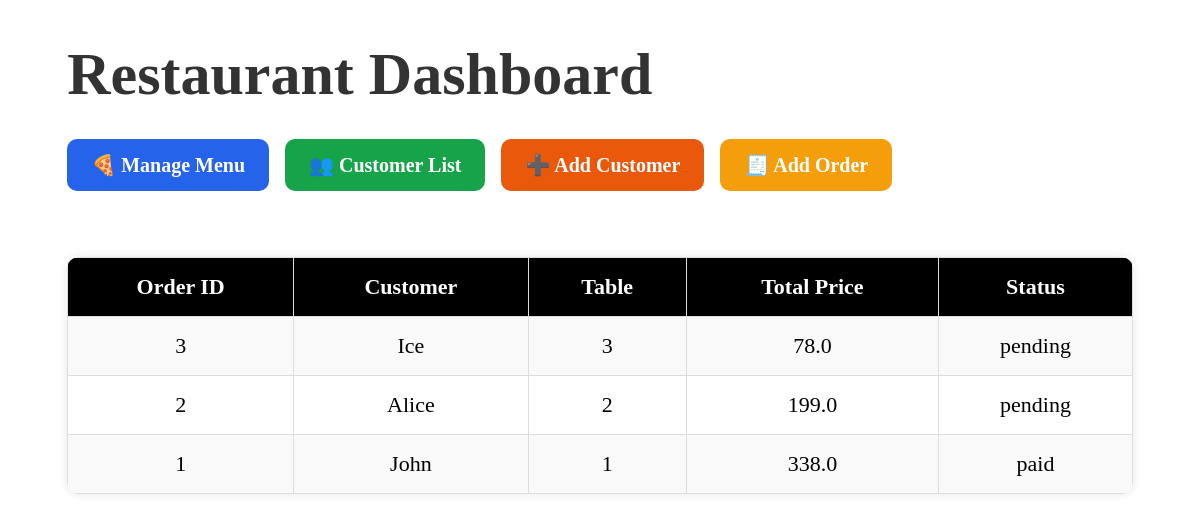
The page / on the database its author committed.
### tables this page shows
CREATE TABLE orders (
    order_id INTEGER PRIMARY KEY AUTOINCREMENT,
    customer_id INTEGER,
    employee_id INTEGER,
    table_id INTEGER,
    total_price REAL,
    status TEXT,

    FOREIGN KEY(customer_id)
        REFERENCES customers(customer_id),

    FOREIGN KEY(employee_id)
        REFERENCES employees(employee_id),

    FOREIGN KEY(table_id)
        REFERENCES restaurant_tables(table_id)
);

CREATE TABLE customers (
    customer_id INTEGER PRIMARY KEY AUTOINCREMENT,
    name TEXT NOT NULL,
    phone TEXT,
    email TEXT
);

CREATE TABLE restaurant_tables (
    table_id INTEGER PRIMARY KEY AUTOINCREMENT,
    table_number INTEGER NOT NULL,
    capacity INTEGER NOT NULL,
    status TEXT NOT NULL
);

### app.py (the view)
@app.route('/')
def index():
    conn = get_db_connection()
    orders = conn.execute("""

        SELECT
            o.order_id,
            c.name AS customer_name,
            rt.table_number,
            o.total_price,
            o.status

        FROM orders o

        JOIN customers c
            ON o.customer_id = c.customer_id

        JOIN restaurant_tables rt
            ON o.table_id = rt.table_id

        ORDER BY o.order_id DESC

    """).fetchall()
    conn.close()
    return render_template(
        'index.html',
        orders=orders
    )

### app.py (called while the page is built)
def get_db_connection():
    conn = sqlite3.connect(DATABASE)
    conn.row_factory = sqlite3.Row
    return conn

### templates/index.html (shortened to what this page needs)
<!DOCTYPE html>
<html>
<head>
    <link
        rel="stylesheet"
        href="{{ url_for('static', filename='style.css') }}"
    >
</head>
<body>
<div class="container">
    <h1>Restaurant Dashboard</h1>
    <div class="button-group">
        <a class="btn menu-btn" href="/menu">
            🍕 Manage Menu
        </a>
        <a class="btn customer-btn" href="/customers">
            👥 Customer List
        </a>
        <a class="btn add-customer-btn" href="/add_customer">
            ➕ Add Customer
        </a>
        <a class="btn edit-btn" href="/add_order">
            🧾 Add Order
        </a>
    </div>
    <br><br>
    <table>
        <tr>
            <th>Order ID</th>
            <th>Customer</th>
            <th>Table</th>
            <th>Total Price</th>
            <th>Status</th>
        </tr>
        {% for order in orders %}
        <tr>
            <td>{{ order.order_id }}</td>
            <td>{{ order.customer_name }}</td>
            <td>{{ order.table_number }}</td>
            <td>{{ order.total_price }}</td>
            <td>{{ order.status }}</td>
        </tr>
        {% endfor %}
    </table>
</div>
</body>
</html>

### static/style.css (style rules this page uses)
.container { width: 90%; margin: auto; }
h1 { font-size: 60px; color: #333; margin-bottom: 30px; }
.button-group { margin-bottom: 30px; }
.btn { text-decoration: none; color: white; padding: 14px 24px; border-radius: 10px; font-size: 20px; margin-right: 12px; display: inline-block; transition: 0.2s; font-weight: bold; }
.menu-btn { background: #2563eb; }
.customer-btn { background: #16a34a; }
.add-customer-btn { background: #ea580c; }
.edit-btn { background: #f59e0b; }
table { width: 100%; border-collapse: collapse; background: white; border-radius: 12px; overflow: hidden; box-shadow: 0 0 10px rgba(0,0,0,0.1); }
th, td { border: 1px solid #ddd; padding: 16px; text-align: center; font-size: 22px; }
th { background: black; color: white; }
tr:nth-child(even) { background: #f9f9f9; }

### rows shown on the page
orders: order_id "3", customer_name "Ice", table_number "3", total_price "78.0", status "pending"
orders: order_id "2", customer_name "Alice", table_number "2", total_price "199.0", status "pending"
orders: order_id "1", customer_name "John", table_number "1", total_price "338.0", status "paid"
